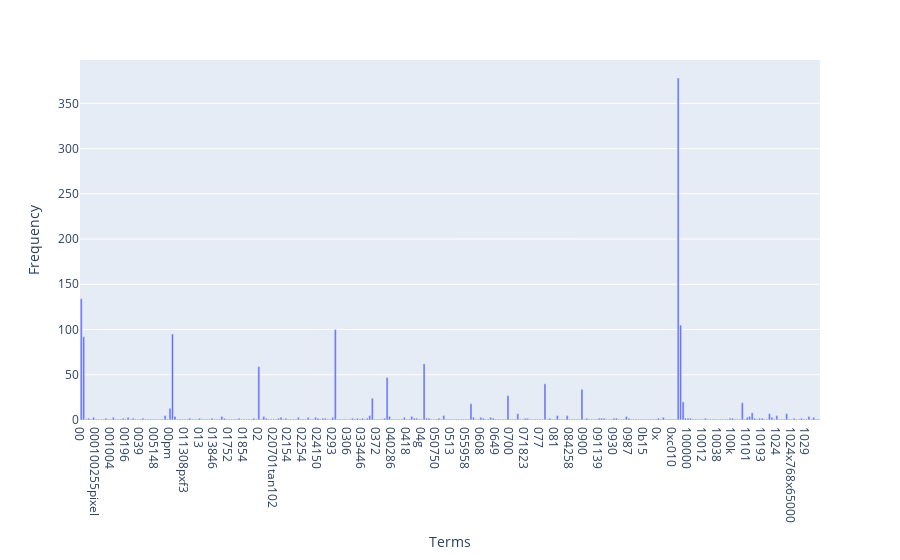
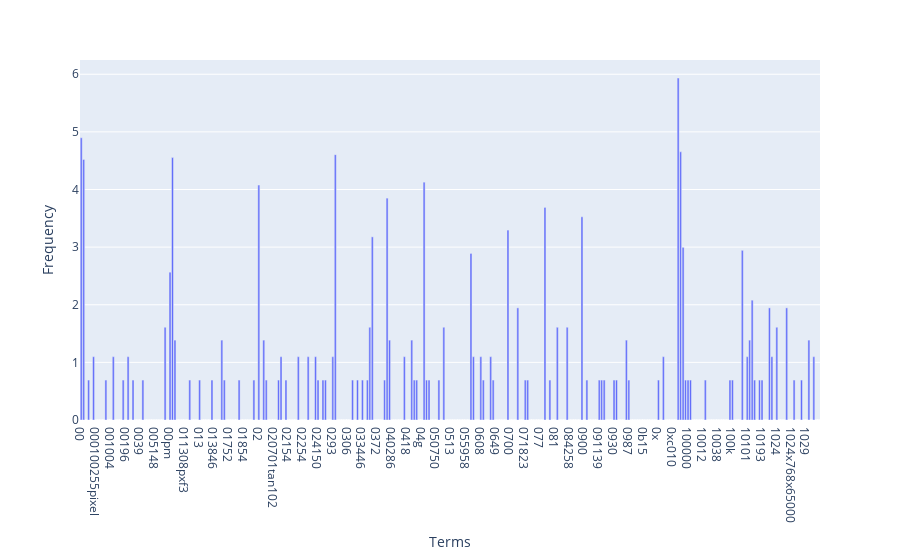
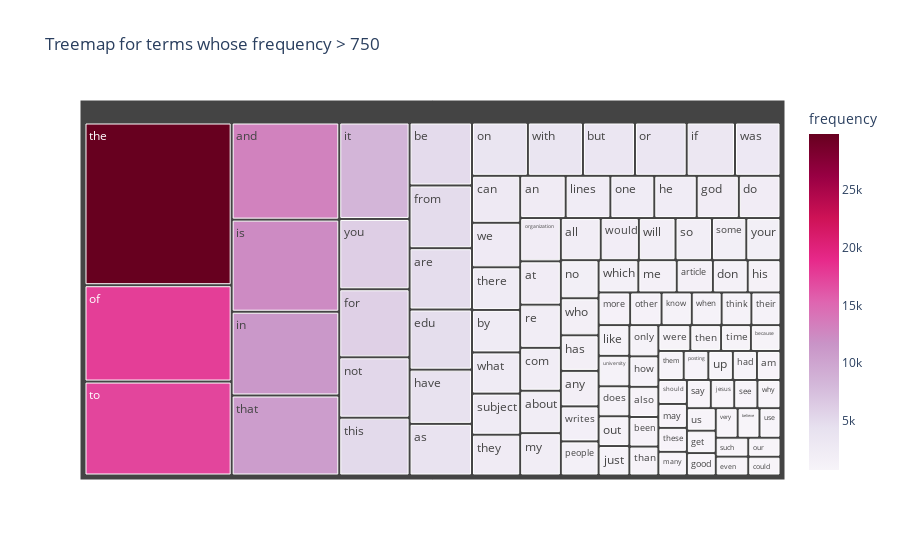
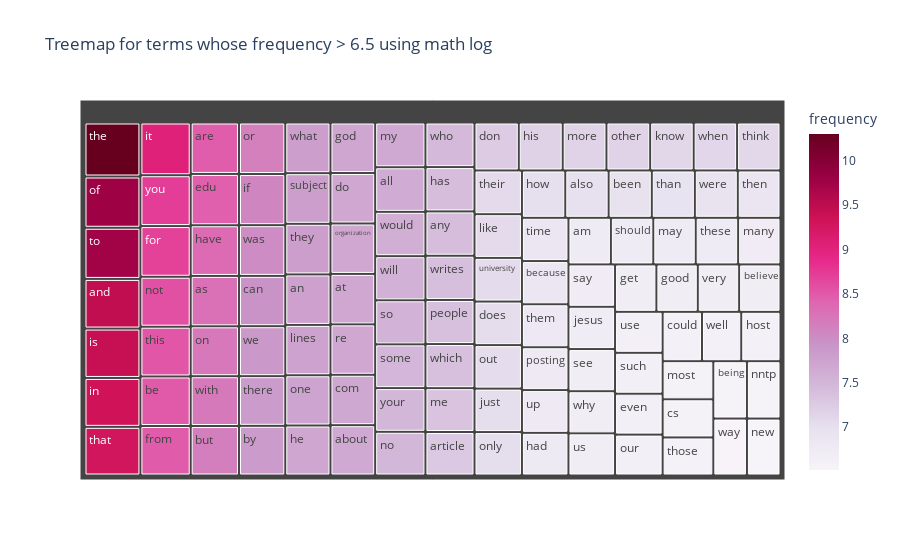

The notebook cell these images were saved under, in order:
### Markdown cell above
### >>> **Exercise 15 (take home):** 
You can copy the code from the previous exercise and change the 'term_frequencies' variable for the 'term_frequencies_log', comment about the differences that you observe and talk about other possible insights that we can get from a log distribution.

### Code cell
# Answer here
# Ex 12
import numpy as np
import pandas as pd
import plotly.express as px


terms = count_vect.get_feature_names_out()[:300]
freqs = term_frequencies[:300]


df = pd.DataFrame({"Terms": terms, "Frequency": freqs})

fig = px.bar(df, y="Frequency", x="Terms", orientation="v")

fig.show()

# Ex 12 using log
terms = count_vect.get_feature_names_out()[:300]
freqs = term_frequencies_log[:300]
df = pd.DataFrame({"Terms": terms, "Frequency": freqs})
fig = px.bar(df, y="Frequency", x="Terms", orientation="v")

fig.show()

# Ex 13
terms = count_vect.get_feature_names_out()
freqs = term_frequencies

# only keep terms with frequency > 750 (common terms)
terms_f = []
freqs_f = []
for i in range(len(terms)):
    if freqs[i] > 750:
        terms_f.append(terms[i])
        freqs_f.append(freqs[i])

# Build DataFrame for Plotly
df_terms = pd.DataFrame({
    "term": terms_f,
    "frequency": freqs_f
})

# Treemap plot
fig = px.treemap(df_terms, path=["term"], values="frequency",
                 title="Treemap for terms whose frequency > 750",
                 color="frequency", color_continuous_scale="PuRd")
fig.show()


# Ex 13 using log
terms = count_vect.get_feature_names_out()
freqs = term_frequencies_log
# print(term_frequencies_log)

# only keep terms with frequency > 750 (common terms)
terms_f = []
freqs_f = []
for i in range(len(terms)):
    if freqs[i] > 6.5:
        terms_f.append(terms[i])
        freqs_f.append(freqs[i])

# Build DataFrame for Plotly
df_terms = pd.DataFrame({
    "term": terms_f,
    "frequency": freqs_f
})

# Treemap plot
fig = px.treemap(df_terms, path=["term"], values="frequency",
                 title="Treemap for terms whose frequency > 6.5 using math log",
                 color="frequency", color_continuous_scale="PuRd")
fig.show()

# Ex 14 
terms = count_vect.get_feature_names_out()
freqs = term_frequencies

# only keep terms with frequency > 300 (common terms)
terms_f = []
freqs_f = []
for i in range(len(terms)):
    if freqs[i] > 300:
        terms_f.append(terms[i])
        freqs_f.append(freqs[i])

df = pd.DataFrame({"Terms": terms_f, "Frequency": freqs_f})

df.sort_values(by="Frequency", ascending=False, inplace=True)
fig = px.bar(df, y="Frequency", x="Terms", orientation="v")
fig.show()

# Ex 13 using log
terms = count_vect.get_feature_names_out()
freqs = term_frequencies_log
# only keep terms with frequency > 300 (common terms)
terms_f = []
freqs_f = []
for i in range(len(terms)):
    if freqs[i] > 6.5:
        terms_f.append(terms[i])
        freqs_f.append(freqs[i])

df = pd.DataFrame({"Terms": terms_f, "Frequency": freqs_f})

df.sort_values(by="Frequency", ascending=False, inplace=True)
fig = px.bar(df, y="Frequency", x="Terms", orientation="v")
fig.show()

""""
Using a logarithmic scale reduces the large differences in term frequencies. 
This makes the distribution appear more even, and the long tail of less frequent terms 
becomes less pronounced compared to the original distribution.
"""

### Figure 1 — Plotly figure (JSON) as saved in the notebook; plotly's stock layout.template omitted (floating-point values rounded to 4 significant figures; data arrays with more than 128 entries replaced by an {"elided": "..."} marker saying what was removed)
{"data": [{"hovertemplate": "Terms=%{x}<br>Frequency=%{y}<extra></extra>", "legendgroup": "", "marker": {"color": "#636efa", "pattern": {"shape": ""}}, "name": "", "orientation": "v", "showlegend": false, "textposition": "auto", "type": "bar", "x": {"elided": "300 str values"}, "xaxis": "x", "y": {"elided": "300 int values"}, "yaxis": "y"}], "layout": {"barmode": "relative", "legend": {"tracegroupgap": 0}, "margin": {"t": 60}, "xaxis": {"anchor": "y", "domain": [0, 1], "title": {"text": "Terms"}}, "yaxis": {"anchor": "x", "domain": [0, 1], "title": {"text": "Frequency"}}}}

### Figure 2 — Plotly figure (JSON) as saved in the notebook; plotly's stock layout.template omitted (floating-point values rounded to 4 significant figures; data arrays with more than 128 entries replaced by an {"elided": "..."} marker saying what was removed)
{"data": [{"hovertemplate": "Terms=%{x}<br>Frequency=%{y}<extra></extra>", "legendgroup": "", "marker": {"color": "#636efa", "pattern": {"shape": ""}}, "name": "", "orientation": "v", "showlegend": false, "textposition": "auto", "type": "bar", "x": {"elided": "300 str values"}, "xaxis": "x", "y": {"elided": "300 float values"}, "yaxis": "y"}], "layout": {"barmode": "relative", "legend": {"tracegroupgap": 0}, "margin": {"t": 60}, "xaxis": {"anchor": "y", "domain": [0, 1], "title": {"text": "Terms"}}, "yaxis": {"anchor": "x", "domain": [0, 1], "title": {"text": "Frequency"}}}}

### Figure 3 — Plotly figure (JSON) as saved in the notebook; plotly's stock layout.template omitted (floating-point values rounded to 4 significant figures)
{"data": [{"branchvalues": "total", "customdata": [[2148.0], [2093.0], [1090.0], [852.0], [2393.0], [13020.0], [1669.0], [4769.0], [1453.0], [4015.0], [2191.0], [4898.0], [952.0], [1068.0], [803.0], [3453.0], [2548.0], [2818.0], [2172.0], [754.0], [2193.0], [1151.0], [1400.0], [4675.0], [765.0], [5962.0], [4877.0], [806.0], [2216.0], [805.0], [870.0], [1671.0], [4218.0], [2232.0], [1318.0], [1100.0], [3208.0], [11230.0], [12340.0], [8447.0], [825.0], [1130.0], [1230.0], [1177.0], [2353.0], [841.0], [850.0], [1543.0], [1286.0], [2143.0], [1791.0], [5285.0], [17660.0], [3709.0], [2312.0], [1127.0], [3432.0], [2192.0], [1278.0], [763.0], [1142.0], [1604.0], [892.0], [2186.0], [840.0], [814.0], [851.0], [1912.0], [1802.0], [2464.0], [766.0], [1045.0], [10720.0], [29820.0], [1184.0], [914.0], [989.0], [2556.0], [850.0], [2448.0], [1213.0], [5063.0], [959.0], [17220.0], [1170.0], [885.0], [808.0], [772.0], [805.0], [3020.0], [2674.0], [1028.0], [2472.0], [1215.0], [1599.0], [1742.0], [811.0], [1925.0], [3655.0], [2000.0], [1645.0], [6157.0], [1793.0]], "domain": {"x": [0, 1], "y": [0, 1]}, "hovertemplate": "labels=%{label}<br>frequency_sum=%{value}<br>parent=%{parent}<br>id=%{id}<br>frequency=%{color}<extra></extra>", "ids": ["about", "all", "also", "am", "an", "and", "any", "are", "article", "as", "at", "be", "because", "been", "believe", "but", "by", "can", "com", "could", "do", "does", "don", "edu", "even", "for", "from", "get", "god", "good", "had", "has", "have", "he", "his", "how", "if", "in", "is", "it", "jesus", "just", "know", "like", "lines", "many", "may", "me", "more", "my", "no", "not", "of", "on", "one", "only", "or", "organization", "other", "our", "out", "people", "posting", "re", "say", "see", "should", "so", "some", "subject", "such", "than", "that", "the", "their", "them", "then", "there", "these", "they", "think", "this", "time", "to", "university", "up", "us", "use", "very", "was", "we", "were", "what", "when", "which", "who", "why", "will", "with", "would", "writes", "you", "your"], "labels": ["about", "all", "also", "am", "an", "and", "any", "are", "article", "as", "at", "be", "because", "been", "believe", "but", "by", "can", "com", "could", "do", "does", "don", "edu", "even", "for", "from", "get", "god", "good", "had", "has", "have", "he", "his", "how", "if", "in", "is", "it", "jesus", "just", "know", "like", "lines", "many", "may", "me", "more", "my", "no", "not", "of", "on", "one", "only", "or", "organization", "other", "our", "out", "people", "posting", "re", "say", "see", "should", "so", "some", "subject", "such", "than", "that", "the", "their", "them", "then", "there", "these", "they", "think", "this", "time", "to", "university", "up", "us", "use", "very", "was", "we", "were", "what", "when", "which", "who", "why", "will", "with", "would", "writes", "you", "your"], "marker": {"coloraxis": "coloraxis", "colors": [2148.0, 2093.0, 1090.0, 852.0, 2393.0, 13020.0, 1669.0, 4769.0, 1453.0, 4015.0, 2191.0, 4898.0, 952.0, 1068.0, 803.0, 3453.0, 2548.0, 2818.0, 2172.0, 754.0, 2193.0, 1151.0, 1400.0, 4675.0, 765.0, 5962.0, 4877.0, 806.0, 2216.0, 805.0, 870.0, 1671.0, 4218.0, 2232.0, 1318.0, 1100.0, 3208.0, 11230.0, 12340.0, 8447.0, 825.0, 1130.0, 1230.0, 1177.0, 2353.0, 841.0, 850.0, 1543.0, 1286.0, 2143.0, 1791.0, 5285.0, 17660.0, 3709.0, 2312.0, 1127.0, 3432.0, 2192.0, 1278.0, 763.0, 1142.0, 1604.0, 892.0, 2186.0, 840.0, 814.0, 851.0, 1912.0, 1802.0, 2464.0, 766.0, 1045.0, 10720.0, 29820.0, 1184.0, 914.0, 989.0, 2556.0, 850.0, 2448.0, 1213.0, 5063.0, 959.0, 17220.0, 1170.0, 885.0, 808.0, 772.0, 805.0, 3020.0, 2674.0, 1028.0, 2472.0, 1215.0, 1599.0, 1742.0, 811.0, 1925.0, 3655.0, 2000.0, 1645.0, 6157.0, 1793.0]}, "name": "", "parents": ["", "", "", "", "", "", "", "", "", "", "", "", "", "", "", "", "", "", "", "", "", "", "", "", "", "", "", "", "", "", "", "", "", "", "", "", "", "", "", "", "", "", "", "", "", "", "", "", "", "", "", "", "", "", "", "", "", "", "", "", "", "", "", "", "", "", "", "", "", "", "", "", "", "", "", "", "", "", "", "", "", "", "", "", "", "", "", "", "", "", "", "", "", "", "", "", "", "", "", "", "", "", ""], "type": "treemap", "values": [2148.0, 2093.0, 1090.0, 852.0, 2393.0, 13020.0, 1669.0, 4769.0, 1453.0, 4015.0, 2191.0, 4898.0, 952.0, 1068.0, 803.0, 3453.0, 2548.0, 2818.0, 2172.0, 754.0, 2193.0, 1151.0, 1400.0, 4675.0, 765.0, 5962.0, 4877.0, 806.0, 2216.0, 805.0, 870.0, 1671.0, 4218.0, 2232.0, 1318.0, 1100.0, 3208.0, 11230.0, 12340.0, 8447.0, 825.0, 1130.0, 1230.0, 1177.0, 2353.0, 841.0, 850.0, 1543.0, 1286.0, 2143.0, 1791.0, 5285.0, 17660.0, 3709.0, 2312.0, 1127.0, 3432.0, 2192.0, 1278.0, 763.0, 1142.0, 1604.0, 892.0, 2186.0, 840.0, 814.0, 851.0, 1912.0, 1802.0, 2464.0, 766.0, 1045.0, 10720.0, 29820.0, 1184.0, 914.0, 989.0, 2556.0, 850.0, 2448.0, 1213.0, 5063.0, 959.0, 17220.0, 1170.0, 885.0, 808.0, 772.0, 805.0, 3020.0, 2674.0, 1028.0, 2472.0, 1215.0, 1599.0, 1742.0, 811.0, 1925.0, 3655.0, 2000.0, 1645.0, 6157.0, 1793.0]}], "layout": {"coloraxis": {"colorbar": {"title": {"text": "frequency"}}, "colorscale": [[0, "rgb(247,244,249)"], [0.125, "rgb(231,225,239)"], [0.25, "rgb(212,185,218)"], [0.375, "rgb(201,148,199)"], [0.5, "rgb(223,101,176)"], [0.625, "rgb(231,41,138)"], [0.75, "rgb(206,18,86)"], [0.875, "rgb(152,0,67)"], [1, "rgb(103,0,31)"]]}, "legend": {"tracegroupgap": 0}, "title": {"text": "Treemap for terms whose frequency > 750"}}}

### Figure 4 — Plotly figure (JSON) as saved in the notebook; plotly's stock layout.template omitted (floating-point values rounded to 4 significant figures)
{"data": [{"branchvalues": "total", "customdata": [[7.672], [7.646], [6.994], [6.748], [7.78], [9.474], [7.42], [8.47], [7.281], [8.298], [7.692], [8.497], [6.859], [6.974], [6.578], [6.688], [8.147], [7.843], [7.944], [7.683], [6.625], [6.592], [7.693], [7.048], [7.244], [8.45], [6.64], [8.693], [8.492], [6.692], [7.703], [6.691], [6.768], [7.421], [8.347], [7.711], [7.184], [6.605], [7.003], [8.073], [9.326], [9.421], [9.042], [6.715], [7.03], [7.115], [7.071], [7.763], [6.735], [6.745], [7.341], [7.159], [6.593], [7.67], [6.516], [6.565], [7.491], [8.573], [9.779], [8.219], [7.746], [7.027], [8.141], [7.693], [7.153], [6.637], [7.041], [7.38], [6.793], [7.69], [6.733], [6.702], [6.746], [7.556], [7.497], [7.81], [6.641], [6.952], [9.28], [10.3], [7.077], [6.818], [6.897], [7.846], [6.745], [7.803], [7.101], [8.53], [6.582], [6.866], [9.754], [7.065], [6.786], [6.695], [6.649], [6.691], [8.013], [6.531], [7.891], [6.613], [6.935], [7.813], [7.102], [7.377], [7.463], [6.698], [7.563], [8.204], [7.601], [7.405], [8.725], [7.492]], "domain": {"x": [0, 1], "y": [0, 1]}, "hovertemplate": "labels=%{label}<br>frequency_sum=%{value}<br>parent=%{parent}<br>id=%{id}<br>frequency=%{color}<extra></extra>", "ids": ["about", "all", "also", "am", "an", "and", "any", "are", "article", "as", "at", "be", "because", "been", "being", "believe", "but", "by", "can", "com", "could", "cs", "do", "does", "don", "edu", "even", "for", "from", "get", "god", "good", "had", "has", "have", "he", "his", "host", "how", "if", "in", "is", "it", "jesus", "just", "know", "like", "lines", "many", "may", "me", "more", "most", "my", "new", "nntp", "no", "not", "of", "on", "one", "only", "or", "organization", "other", "our", "out", "people", "posting", "re", "say", "see", "should", "so", "some", "subject", "such", "than", "that", "the", "their", "them", "then", "there", "these", "they", "think", "this", "those", "time", "to", "university", "up", "us", "use", "very", "was", "way", "we", "well", "were", "what", "when", "which", "who", "why", "will", "with", "would", "writes", "you", "your"], "labels": ["about", "all", "also", "am", "an", "and", "any", "are", "article", "as", "at", "be", "because", "been", "being", "believe", "but", "by", "can", "com", "could", "cs", "do", "does", "don", "edu", "even", "for", "from", "get", "god", "good", "had", "has", "have", "he", "his", "host", "how", "if", "in", "is", "it", "jesus", "just", "know", "like", "lines", "many", "may", "me", "more", "most", "my", "new", "nntp", "no", "not", "of", "on", "one", "only", "or", "organization", "other", "our", "out", "people", "posting", "re", "say", "see", "should", "so", "some", "subject", "such", "than", "that", "the", "their", "them", "then", "there", "these", "they", "think", "this", "those", "time", "to", "university", "up", "us", "use", "very", "was", "way", "we", "well", "were", "what", "when", "which", "who", "why", "will", "with", "would", "writes", "you", "your"], "marker": {"coloraxis": "coloraxis", "colors": [7.672, 7.646, 6.994, 6.748, 7.78, 9.474, 7.42, 8.47, 7.281, 8.298, 7.692, 8.497, 6.859, 6.974, 6.578, 6.688, 8.147, 7.843, 7.944, 7.683, 6.625, 6.592, 7.693, 7.048, 7.244, 8.45, 6.64, 8.693, 8.492, 6.692, 7.703, 6.691, 6.768, 7.421, 8.347, 7.711, 7.184, 6.605, 7.003, 8.073, 9.326, 9.421, 9.042, 6.715, 7.03, 7.115, 7.071, 7.763, 6.735, 6.745, 7.341, 7.159, 6.593, 7.67, 6.516, 6.565, 7.491, 8.573, 9.779, 8.219, 7.746, 7.027, 8.141, 7.693, 7.153, 6.637, 7.041, 7.38, 6.793, 7.69, 6.733, 6.702, 6.746, 7.556, 7.497, 7.81, 6.641, 6.952, 9.28, 10.3, 7.077, 6.818, 6.897, 7.846, 6.745, 7.803, 7.101, 8.53, 6.582, 6.866, 9.754, 7.065, 6.786, 6.695, 6.649, 6.691, 8.013, 6.531, 7.891, 6.613, 6.935, 7.813, 7.102, 7.377, 7.463, 6.698, 7.563, 8.204, 7.601, 7.405, 8.725, 7.492]}, "name": "", "parents": ["", "", "", "", "", "", "", "", "", "", "", "", "", "", "", "", "", "", "", "", "", "", "", "", "", "", "", "", "", "", "", "", "", "", "", "", "", "", "", "", "", "", "", "", "", "", "", "", "", "", "", "", "", "", "", "", "", "", "", "", "", "", "", "", "", "", "", "", "", "", "", "", "", "", "", "", "", "", "", "", "", "", "", "", "", "", "", "", "", "", "", "", "", "", "", "", "", "", "", "", "", "", "", "", "", "", "", "", "", "", "", ""], "type": "treemap", "values": [7.672, 7.646, 6.994, 6.748, 7.78, 9.474, 7.42, 8.47, 7.281, 8.298, 7.692, 8.497, 6.859, 6.974, 6.578, 6.688, 8.147, 7.843, 7.944, 7.683, 6.625, 6.592, 7.693, 7.048, 7.244, 8.45, 6.64, 8.693, 8.492, 6.692, 7.703, 6.691, 6.768, 7.421, 8.347, 7.711, 7.184, 6.605, 7.003, 8.073, 9.326, 9.421, 9.042, 6.715, 7.03, 7.115, 7.071, 7.763, 6.735, 6.745, 7.341, 7.159, 6.593, 7.67, 6.516, 6.565, 7.491, 8.573, 9.779, 8.219, 7.746, 7.027, 8.141, 7.693, 7.153, 6.637, 7.041, 7.38, 6.793, 7.69, 6.733, 6.702, 6.746, 7.556, 7.497, 7.81, 6.641, 6.952, 9.28, 10.3, 7.077, 6.818, 6.897, 7.846, 6.745, 7.803, 7.101, 8.53, 6.582, 6.866, 9.754, 7.065, 6.786, 6.695, 6.649, 6.691, 8.013, 6.531, 7.891, 6.613, 6.935, 7.813, 7.102, 7.377, 7.463, 6.698, 7.563, 8.204, 7.601, 7.405, 8.725, 7.492]}], "layout": {"coloraxis": {"colorbar": {"title": {"text": "frequency"}}, "colorscale": [[0, "rgb(247,244,249)"], [0.125, "rgb(231,225,239)"], [0.25, "rgb(212,185,218)"], [0.375, "rgb(201,148,199)"], [0.5, "rgb(223,101,176)"], [0.625, "rgb(231,41,138)"], [0.75, "rgb(206,18,86)"], [0.875, "rgb(152,0,67)"], [1, "rgb(103,0,31)"]]}, "legend": {"tracegroupgap": 0}, "title": {"text": "Treemap for terms whose frequency > 6.5 using math log"}}}
